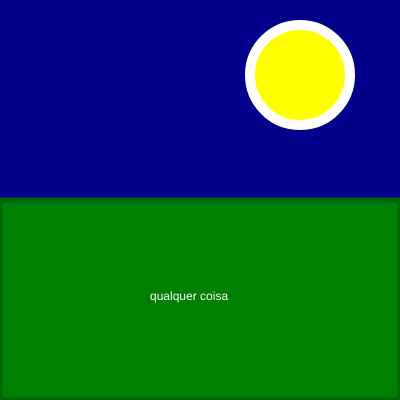
Frame 1 (no input)
Frame 60 (no input): identical to frame 1, image omitted
Frame 120 (the mouse pressed at the canvas centre since frame 60): identical to frame 1, image omitted

The p5.js sketch that drew this single still picture (run headless with seeded random() and noise() and a simulated clock; from frame 60 on, the mouse is pressed at the canvas centre):

// p5.js sketch
// ── sketch.js
function setup() {
  createCanvas(400, 400);
}

function draw() {
  background("darkblue");
  fill("yellow");
  stroke("white");
  strokeWeight("10");
  circle(300, 75, 100);
  fill("green")
  stroke("darkgreen")
  strokeWeight("5");
  rect(0, 200, 400, 200);
  fill("white")
  stroke(0)
  strokeWeight(0);
  text("qualquer coisa", 150, 300);
}
